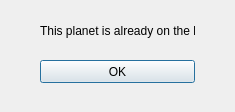
<?xml version="1.0" encoding="UTF-8"?>
<ui version="4.0">
 <class>AlreadyThere</class>
 <widget class="QDialog" name="AlreadyThere">
  <property name="geometry">
   <rect>
    <x>0</x>
    <y>0</y>
    <width>235</width>
    <height>112</height>
   </rect>
  </property>
  <property name="windowTitle">
   <string>Dialog</string>
  </property>
  <widget class="QPushButton" name="pushButton">
   <property name="geometry">
    <rect>
     <x>40</x>
     <y>60</y>
     <width>155</width>
     <height>23</height>
    </rect>
   </property>
   <property name="text">
    <string>OK</string>
   </property>
  </widget>
  <widget class="QLabel" name="label">
   <property name="geometry">
    <rect>
     <x>40</x>
     <y>10</y>
     <width>155</width>
     <height>42</height>
    </rect>
   </property>
   <property name="text">
    <string>This planet is already on the list!</string>
   </property>
  </widget>
 </widget>
 <resources/>
 <connections>
  <connection>
   <sender>pushButton</sender>
   <signal>clicked()</signal>
   <receiver>AlreadyThere</receiver>
   <slot>close()</slot>
   <hints>
    <hint type="sourcelabel">
     <x>117</x>
     <y>71</y>
    </hint>
    <hint type="destinationlabel">
     <x>117</x>
     <y>55</y>
    </hint>
   </hints>
  </connection>
 </connections>
</ui>
